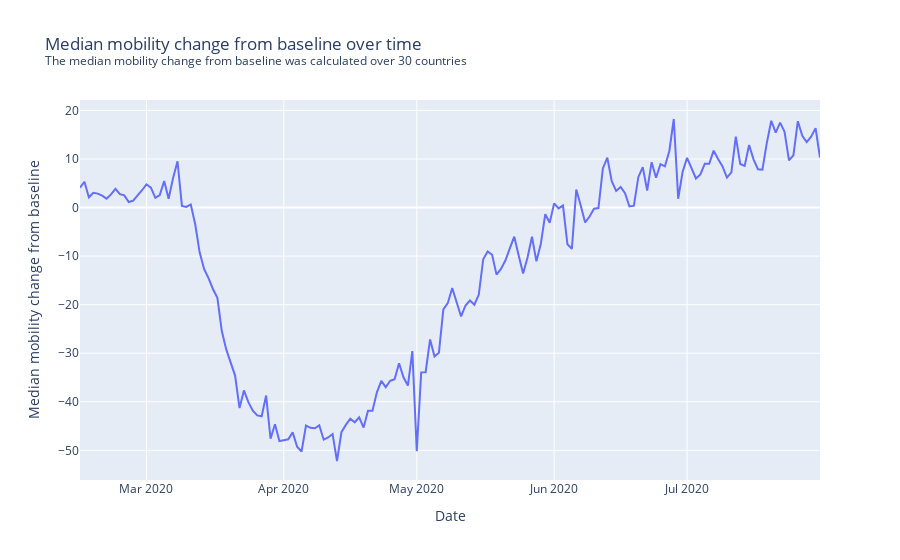

Notebook source saved alongside this figure:
### Markdown cell above
Let's plot the timeseries of the median mobility over the six month period

### Code cell
df = px.data.stocks()
fig = px.line(median_mobility_df, x='Date', y='Median mobility change from baseline', title='Median mobility change from baseline over time<br><sup>The median mobility change from baseline was calculated over 30 countries</sup>')
fig.show()

### Figure 1 — Plotly figure (JSON) as saved in the notebook; plotly's stock layout.template omitted (floating-point values rounded to 4 significant figures; data arrays with more than 128 entries replaced by an {"elided": "..."} marker saying what was removed)
{"data": [{"hovertemplate": "Date=%{x}<br>Median mobility change from baseline=%{y}<extra></extra>", "legendgroup": "", "line": {"color": "#636efa", "dash": "solid"}, "marker": {"symbol": "circle"}, "mode": "lines", "name": "", "orientation": "v", "showlegend": false, "type": "scatter", "x": {"elided": "168 str values"}, "xaxis": "x", "y": {"elided": "168 float values"}, "yaxis": "y"}], "layout": {"legend": {"tracegroupgap": 0}, "title": {"text": "Median mobility change from baseline over time<br><sup>The median mobility change from baseline was calculated over 30 countries</sup>"}, "xaxis": {"anchor": "y", "domain": [0, 1], "title": {"text": "Date"}}, "yaxis": {"anchor": "x", "domain": [0, 1], "title": {"text": "Median mobility change from baseline"}}}}
